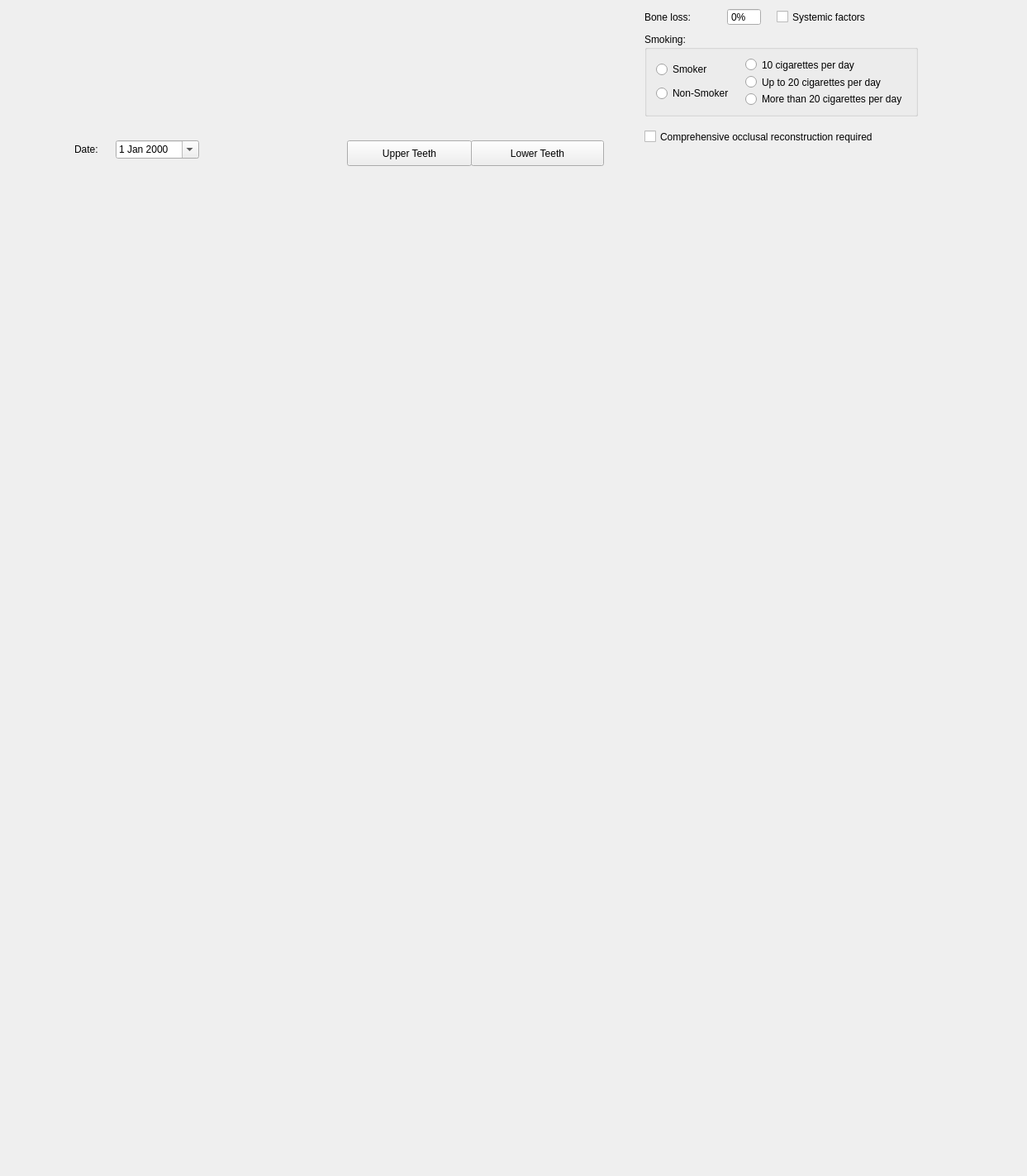
<?xml version="1.0" encoding="UTF-8"?>
<ui version="4.0">
 <class>PerioViewClass</class>
 <widget class="QWidget" name="PerioViewClass">
  <property name="geometry">
   <rect>
    <x>0</x>
    <y>0</y>
    <width>1243</width>
    <height>1424</height>
   </rect>
  </property>
  <property name="sizePolicy">
   <sizepolicy hsizetype="Fixed" vsizetype="Fixed">
    <horstretch>0</horstretch>
    <verstretch>0</verstretch>
   </sizepolicy>
  </property>
  <property name="minimumSize">
   <size>
    <width>1243</width>
    <height>1424</height>
   </size>
  </property>
  <property name="windowTitle">
   <string>PerioView</string>
  </property>
  <widget class="QStackedWidget" name="stackedWidget">
   <property name="geometry">
    <rect>
     <x>10</x>
     <y>230</y>
     <width>1195</width>
     <height>801</height>
    </rect>
   </property>
   <property name="currentIndex">
    <number>1</number>
   </property>
   <widget class="PerioStatusView" name="maxilla"/>
   <widget class="PerioStatusView" name="mandibula"/>
  </widget>
  <widget class="HalfRoundedButton" name="upperButton">
   <property name="geometry">
    <rect>
     <x>420</x>
     <y>170</y>
     <width>151</width>
     <height>31</height>
    </rect>
   </property>
   <property name="text">
    <string>Upper Teeth</string>
   </property>
   <property name="checkable">
    <bool>true</bool>
   </property>
  </widget>
  <widget class="HalfRoundedButton" name="lowerButton">
   <property name="geometry">
    <rect>
     <x>570</x>
     <y>170</y>
     <width>161</width>
     <height>31</height>
    </rect>
   </property>
   <property name="text">
    <string>Lower Teeth</string>
   </property>
   <property name="checkable">
    <bool>true</bool>
   </property>
  </widget>
  <widget class="QLabel" name="label">
   <property name="geometry">
    <rect>
     <x>780</x>
     <y>10</y>
     <width>101</width>
     <height>21</height>
    </rect>
   </property>
   <property name="text">
    <string>Bone loss:</string>
   </property>
  </widget>
  <widget class="QSpinBox" name="boneSpin">
   <property name="geometry">
    <rect>
     <x>880</x>
     <y>10</y>
     <width>41</width>
     <height>21</height>
    </rect>
   </property>
   <property name="buttonSymbols">
    <enum>QAbstractSpinBox::ButtonSymbols::NoButtons</enum>
   </property>
   <property name="suffix">
    <string>%</string>
   </property>
   <property name="maximum">
    <number>100</number>
   </property>
  </widget>
  <widget class="QCheckBox" name="systemicCheck">
   <property name="geometry">
    <rect>
     <x>940</x>
     <y>10</y>
     <width>161</width>
     <height>21</height>
    </rect>
   </property>
   <property name="text">
    <string>Systemic factors</string>
   </property>
  </widget>
  <widget class="QCheckBox" name="restoreCheck">
   <property name="geometry">
    <rect>
     <x>780</x>
     <y>150</y>
     <width>331</width>
     <height>31</height>
    </rect>
   </property>
   <property name="text">
    <string>Comprehensive occlusal reconstruction required</string>
   </property>
  </widget>
  <widget class="QGroupBox" name="groupBox">
   <property name="geometry">
    <rect>
     <x>780</x>
     <y>40</y>
     <width>331</width>
     <height>101</height>
    </rect>
   </property>
   <property name="title">
    <string>Smoking:</string>
   </property>
   <layout class="QHBoxLayout" name="horizontalLayout">
    <item>
     <layout class="QVBoxLayout" name="verticalLayout">
      <item>
       <widget class="QRadioButton" name="radioSmoke_1">
        <property name="text">
         <string>Smoker</string>
        </property>
       </widget>
      </item>
      <item>
       <widget class="QRadioButton" name="radioSmoke_2">
        <property name="text">
         <string>Non-Smoker</string>
        </property>
       </widget>
      </item>
     </layout>
    </item>
    <item>
     <layout class="QVBoxLayout" name="verticalLayout_2">
      <item>
       <widget class="QRadioButton" name="radioSmoke_3">
        <property name="text">
         <string>10 cigarettes per day</string>
        </property>
       </widget>
      </item>
      <item>
       <widget class="QRadioButton" name="radioSmoke_4">
        <property name="text">
         <string>Up to 20 cigarettes per day</string>
        </property>
       </widget>
      </item>
      <item>
       <widget class="QRadioButton" name="radioSmoke_5">
        <property name="text">
         <string>More than 20 cigarettes per day</string>
        </property>
       </widget>
      </item>
     </layout>
    </item>
   </layout>
  </widget>
  <widget class="QLabel" name="riskLabel">
   <property name="geometry">
    <rect>
     <x>480</x>
     <y>1300</y>
     <width>401</width>
     <height>51</height>
    </rect>
   </property>
   <property name="font">
    <font>
     <pointsize>16</pointsize>
    </font>
   </property>
   <property name="text">
    <string/>
   </property>
   <property name="alignment">
    <set>Qt::AlignmentFlag::AlignCenter</set>
   </property>
  </widget>
  <widget class="PerioStatisticView" name="perioStatistics" native="true">
   <property name="geometry">
    <rect>
     <x>80</x>
     <y>1050</y>
     <width>1121</width>
     <height>361</height>
    </rect>
   </property>
  </widget>
  <widget class="DateEdit" name="dateEdit">
   <property name="geometry">
    <rect>
     <x>140</x>
     <y>170</y>
     <width>101</width>
     <height>22</height>
    </rect>
   </property>
   <property name="calendarPopup">
    <bool>true</bool>
   </property>
  </widget>
  <widget class="QLabel" name="label_2">
   <property name="geometry">
    <rect>
     <x>90</x>
     <y>170</y>
     <width>49</width>
     <height>21</height>
    </rect>
   </property>
   <property name="text">
    <string>Date:</string>
   </property>
  </widget>
  <widget class="PatientTileInfo" name="patientInfoTile" native="true">
   <property name="geometry">
    <rect>
     <x>140</x>
     <y>20</y>
     <width>551</width>
     <height>141</height>
    </rect>
   </property>
  </widget>
  <zorder>patientInfoTile</zorder>
  <zorder>stackedWidget</zorder>
  <zorder>upperButton</zorder>
  <zorder>lowerButton</zorder>
  <zorder>label</zorder>
  <zorder>boneSpin</zorder>
  <zorder>systemicCheck</zorder>
  <zorder>restoreCheck</zorder>
  <zorder>groupBox</zorder>
  <zorder>riskLabel</zorder>
  <zorder>perioStatistics</zorder>
  <zorder>dateEdit</zorder>
  <zorder>label_2</zorder>
 </widget>
 <layoutdefault spacing="6" margin="11"/>
 <customwidgets>
  <customwidget>
   <class>PatientTileInfo</class>
   <extends>QWidget</extends>
   <header>View/SubWidgets/PatientTileInfo.h</header>
   <container>1</container>
  </customwidget>
  <customwidget>
   <class>DateEdit</class>
   <extends>QDateEdit</extends>
   <header>View/uiComponents/DateEdit.h</header>
  </customwidget>
  <customwidget>
   <class>PerioStatusView</class>
   <extends>QWidget</extends>
   <header>View/Widgets/PerioStatusView.h</header>
   <container>1</container>
  </customwidget>
  <customwidget>
   <class>HalfRoundedButton</class>
   <extends>QPushButton</extends>
   <header>View/uiComponents/HalfRoundedButton.h</header>
  </customwidget>
  <customwidget>
   <class>PerioStatisticView</class>
   <extends>QWidget</extends>
   <header>View/SubWidgets/PerioStatisticView.h</header>
   <container>1</container>
  </customwidget>
 </customwidgets>
 <resources/>
 <connections/>
</ui>
